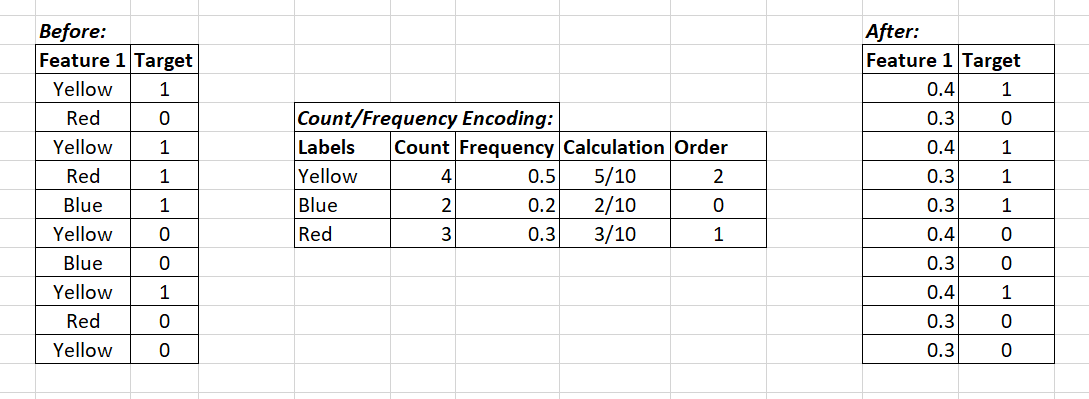
#> input picture Machine Learning/Encoding/Ordinal/Ordered Count (or) Frequency-based/images/ordered-count-frequency.png, 1089 x 399 px
$ jupyter execute 'ordered count or freq based.ipynb'
#> lines starting #> are read from the running program, lines starting #| are printed output that depends on the picture
1. [Ordered Count/Frequency-based Encoding](#ordered-countfrequency-based-encoding)

#### Ordered Count/Frequency-based Encoding:
- it encodes the categorical variable labels
- calculate the ```count``` of each label
- then, ```probability``` of each label is calculated and an order is assigned
    - divide the ```count of each label``` with the ```overall count``` (rows) of dataset
- if ```2``` labels having ```same frequency```,

    - ```lexicographical order```

    - ```ordered mean encoding``` (alternate approach)

    - ```introduce random noise```

[cell 1]
from PIL import Image
from IPython.display import display

img = Image.open('images/ordered-count-frequency.png')
#> img is the input picture: PIL image 1089x399 RGBA; mean R, G, B, A 241.8, 241.8, 241.8, 255
new_image = img.resize((750, 285))
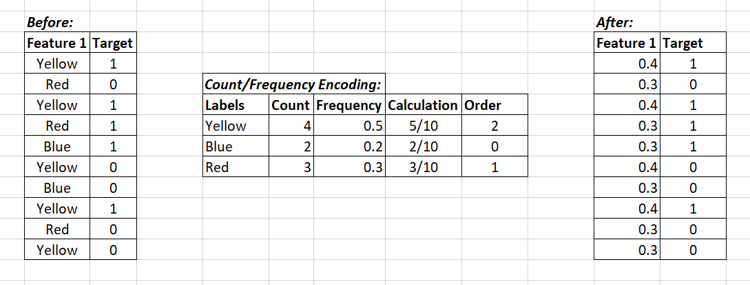
#> new_image: PIL image 750x285 RGBA; mean R, G, B, A 241.1, 241.1, 241.1, 255
display(new_image)
